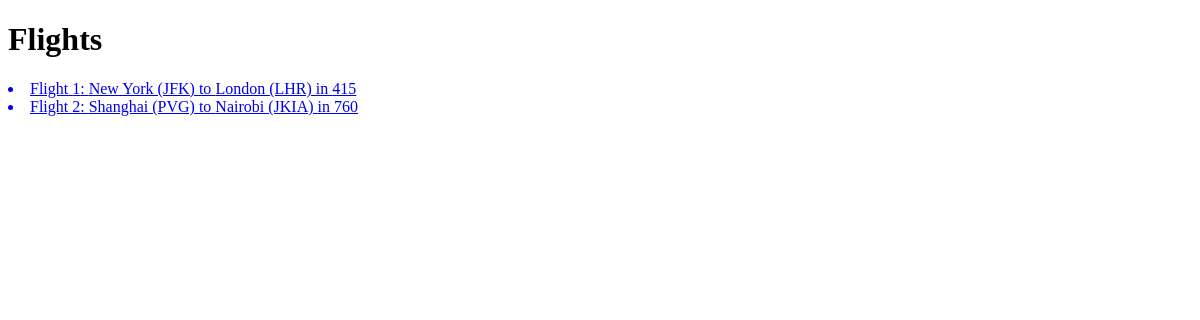
The page /flights/ on the database as committed earlier.
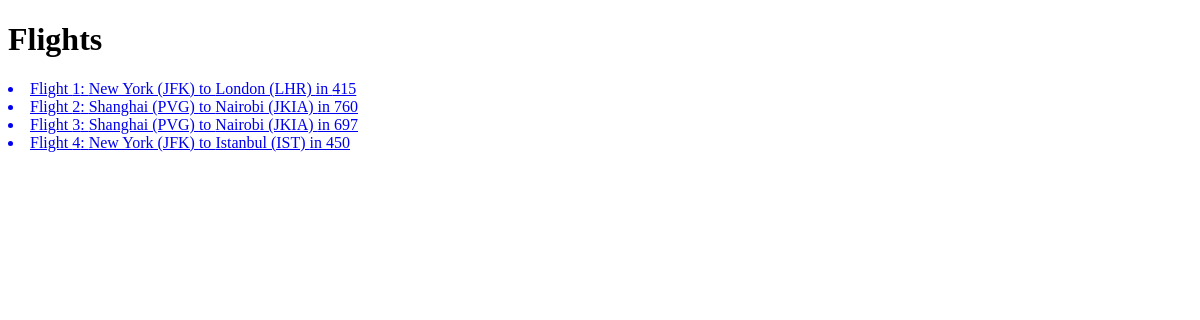
The same page on the database as committed later.
### flights/models.py (models this page shows, shortened)
class Flight(models.Model):
    origin = models.ForeignKey(Airport, on_delete=models.CASCADE, related_name="departures")
    destination = models.ForeignKey(Airport, on_delete=models.CASCADE, related_name="arrivals")
    duration = models.IntegerField()

class Airport(models.Model):
    code = models.CharField(max_length=64)
    city = models.CharField(max_length=64)
    def __str__(self):
        return f"{self.city} ({self.code})"

### flights/views.py (the view)
# urls.py: path("", views.index, name="index"),
def index(request):
    return render(request, "flights/index.html", {
        "flights": Flight.objects.all()
    })

### flights/templates/flights/index.html
{% extends "flights/layout.html" %}
{% block body%}
    <h1>Flights</h1>
    {% for flight in flights %}
    <a href="{% url 'flight' flight.id %}">
            <li>Flight {{ flight.id }}: {{ flight.origin }} to {{ flight.destination }} in {{ flight.duration }} </li>
    </a>
    {% endfor %}
{% endblock %}

### flights/templates/flights/layout.html (shortened to what this page needs)
<!DOCTYPE html>
<html lang="en">
<head>
</head>
<body>
    {% block body%}
    {% endblock %}
</body>
</html>

Rows that differ between the two databases and show on the page:
added Flight: id "3", origin "Shanghai (PVG)", destination "Nairobi (JKIA)", duration "697"
added Flight: id "4", origin "New York (JFK)", destination "Istanbul (IST)", duration "450"
